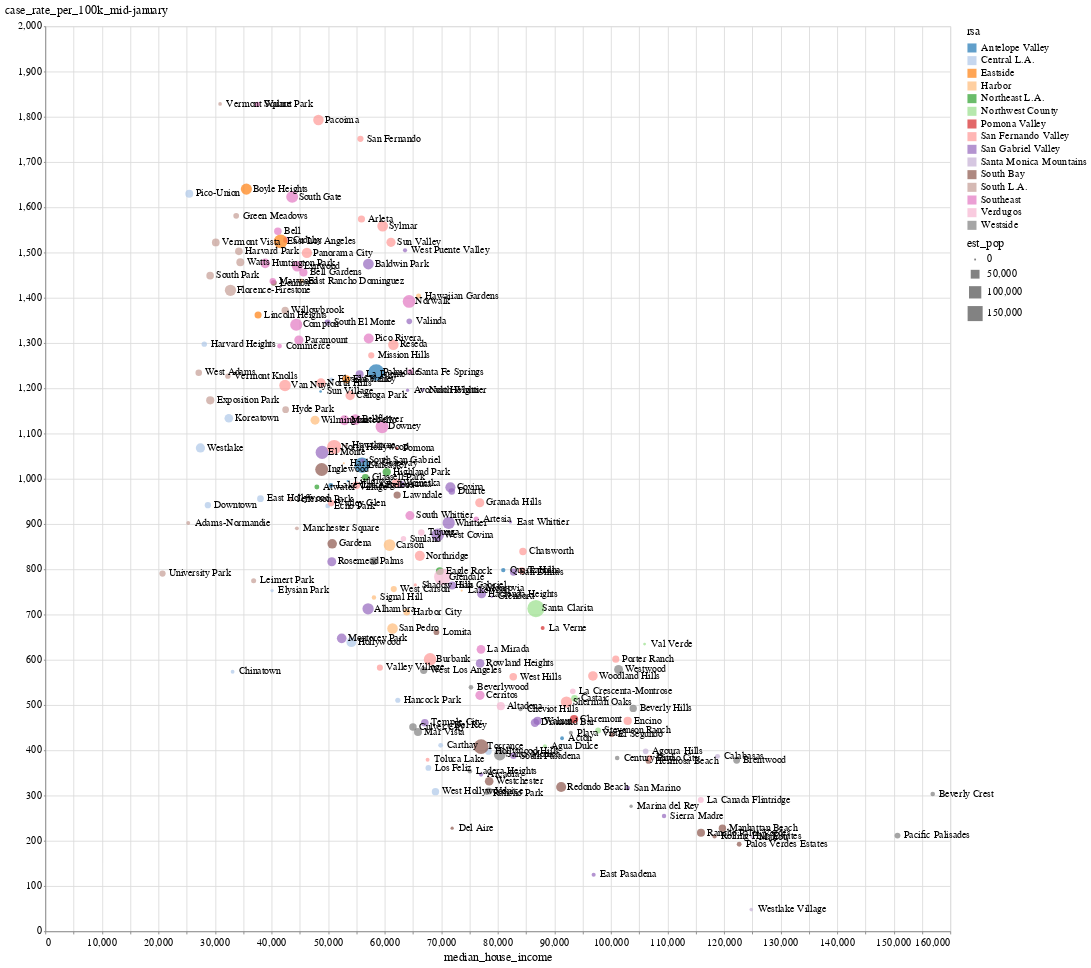

Notebook code cell kept with this figure:
### Code cell
scatter = (
    alt.Chart(surge_demos_slim)
    .mark_circle(size=100)
    .encode(
        x="median_house_income:Q",
        y="case_rate_per_100k_mid-january:Q",
        color=alt.Color("rsa", scale=alt.Scale(scheme="category20")),
        size="est_pop:Q",
        tooltip=[
            "name",
            "est_pop",
            "case_rate_per_100k_mid-january",
            "est_total_seven_more_units_pct",
        ],
    )
)

text = (
    alt.Chart(surge_demos_slim)
    .mark_text(align="left", baseline="middle", dx=7)
    .encode(
        x="median_house_income:Q",
        y="case_rate_per_100k_mid-january:Q",
        text="name",
    )
)

(scatter + text).properties(width=1000, height=1000)

### Figure 1 — Vega-Lite specification as saved in the notebook (floating-point values rounded to 4 significant figures; data arrays with more than 128 entries replaced by an {"elided": "..."} marker saying what was removed)
{"config": {"view": {"width": 800, "height": 450}, "background": "#ffffff", "title": {"anchor": "start", "font": "Benton Gothic Bold, sans", "fontColor": "#000000", "fontSize": 22, "fontWeight": "normal"}, "arc": {"fill": "#82c6df"}, "area": {"fill": "#82c6df"}, "line": {"stroke": "#82c6df", "strokeWidth": 3}, "path": {"stroke": "#82c6df"}, "rect": {"fill": "#82c6df"}, "shape": {"stroke": "#82c6df"}, "bar": {"fill": "#82c6df"}, "point": {"stroke": "#82c6df"}, "symbol": {"fill": "#82c6df", "size": 30}, "axis": {"titleFont": "Benton Gothic Bold, sans", "titleFontSize": 13, "titleFontWeight": "normal", "labelFont": "Benton Gothic, sans", "labelFontSize": 11.5, "labelFontWeight": "normal"}, "axisX": {"labelAngle": 0, "labelPadding": 4, "tickSize": 3}, "axisY": {"labelBaseline": "middle", "maxExtent": 45, "minExtent": 45, "tickSize": 2, "titleAlign": "left", "titleAngle": 0, "titleX": -45, "titleY": -11}, "legend": {"titleFont": "Benton Gothic Bold, sans", "titleFontSize": 13, "titleFontWeight": "normal", "symbolType": "square", "labelFont": "Benton Gothic, sans", "labelFontSize": 11.5}, "range": {"category": ["#3580b1", "#ec8431", "#ab7fb4", "#c89d29", "#adc839", "#829eb1"], "diverging": ["#e68a4f", "#f4bb6a", "#f9e39c", "#dadfe2", "#a6b7c6", "#849eae"], "heatmap": ["#fbf2c7", "#f9e39c", "#f8d36e", "#f4bb6a", "#e68a4f", "#d15a40", "#ab4232"], "ordinal": ["#fbf2c7", "#f9e39c", "#f8d36e", "#f4bb6a", "#e68a4f", "#d15a40", "#ab4232"], "ramp": ["#fbf2c7", "#f9e39c", "#f8d36e", "#f4bb6a", "#e68a4f", "#d15a40", "#ab4232"]}}, "layer": [{"mark": {"type": "circle", "size": 100}, "encoding": {"color": {"type": "nominal", "field": "rsa", "scale": {"scheme": "category20"}}, "size": {"type": "quantitative", "field": "est_pop"}, "tooltip": [{"type": "nominal", "field": "name"}, {"type": "quantitative", "field": "est_pop"}, {"type": "quantitative", "field": "case_rate_per_100k_mid-january"}, {"type": "quantitative", "field": "est_total_seven_more_units_pct"}], "x": {"type": "quantitative", "field": "median_house_income"}, "y": {"type": "quantitative", "field": "case_rate_per_100k_mid-january"}}}, {"mark": {"type": "text", "align": "left", "baseline": "middle", "dx": 7}, "encoding": {"text": {"type": "nominal", "field": "name"}, "x": {"type": "quantitative", "field": "median_house_income"}, "y": {"type": "quantitative", "field": "case_rate_per_100k_mid-january"}}}], "data": {"name": "data-ef8e34b98bc07a20ffff39b29a35cf82"}, "height": 1000, "width": 1000, "$schema": "https://vega.github.io/schema/vega-lite/v4.0.2.json", "datasets": {"data-ef8e34b98bc07a20ffff39b29a35cf82": {"elided": "193 records"}}}
